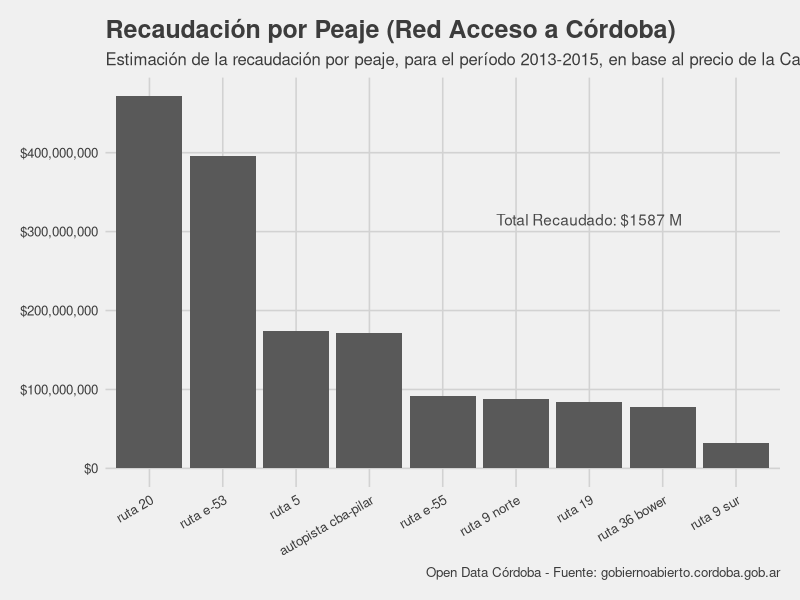
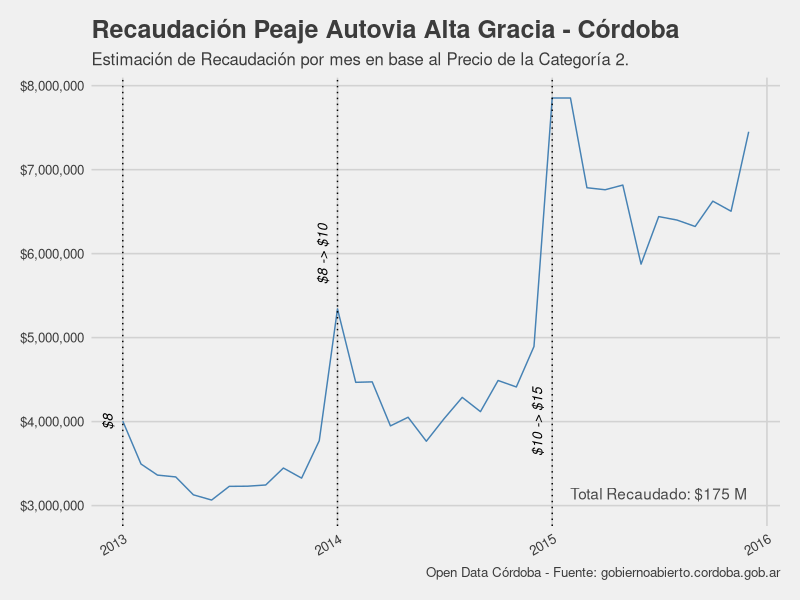
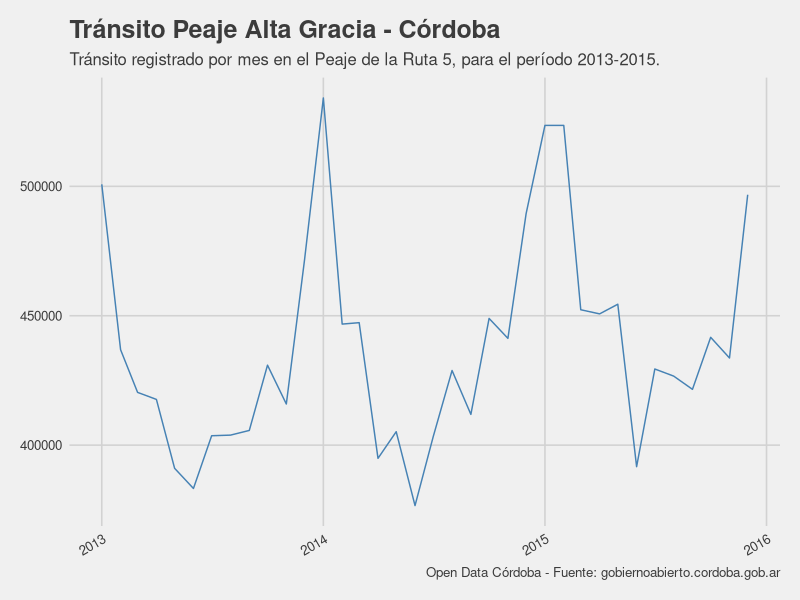

These figures' R source, in order:
## ---- chunk 1
knitr::opts_chunk$set(echo = TRUE, fig.align = 'center', message = FALSE)
library(dplyr)
library(reshape2)
library(lubridate)
library(ggplot2)
library(ggthemes)
library(scales)
## ---- chunk 2
dfPrecio <- read.csv('../../data/recaudacion-peajes-cordoba/precio_peajes.csv',
                     dec=",", stringsAsFactors = FALSE)
dfPrecio$Ruta <- tolower(dfPrecio$Ruta)
colnames(dfPrecio) <- c("ruta", "2013", "2014", "2015", "2016")

dfPeajes <- read.csv('../../data/recaudacion-peajes-cordoba/transito_peajes.csv',
                     dec=",")
colnames(dfPeajes) <- c("fecha", "total", "ruta 20", "ruta 5", "ruta 36 bower",
                        "ruta 9 sur", "autopista cba-pilar", "ruta 19", "ruta 9 norte",
                        "ruta e-53", "ruta e-55")
dfPeajes$fecha <- ymd(dfPeajes$fecha)


dfPeajes <- dfPeajes %>% 
  select(-total) %>% 
  melt(id.vars="fecha") %>%  
  mutate(anio = year(fecha)) %>% 
  rename(ruta=variable)

dfPrecio <- dfPrecio %>% 
  melt() %>% 
  rename(anio=variable)

dfPrecio$anio <- as.numeric(as.character(dfPrecio$anio))
dfPeajes$ruta <- as.character(dfPeajes$ruta)

df <- merge(dfPeajes, dfPrecio, by = c("ruta", "anio"))
colnames(df) <- c("ruta", "anio", "fecha", "cantidad_autos", "precio")
df$recaudacion <- df$cantidad_autos * df$precio
## ---- chunk 3
totalPorPeaje <- df %>% 
  group_by(ruta) %>% 
  summarise(total=sum(recaudacion))

total <- sum(totalPorPeaje$total)

ggplot(totalPorPeaje, aes(x=reorder(ruta, -total), y=total)) +
  geom_bar(stat="identity") + 
  labs(title="Recaudación por Peaje (Red Acceso a Córdoba)",
       subtitle="Estimación de la recaudación por peaje, para el período 2013-2015, en base al precio de la Categoría 2.",
       caption = "Open Data Córdoba - Fuente: gobiernoabierto.cordoba.gob.ar") +
  scale_y_continuous(labels = dollar) +
  theme_fivethirtyeight() +
  theme(axis.text.x = element_text(angle=30, hjust=1, vjust=1))+
  annotate("text", x="ruta 19", y=300000000, vjust=-0.5,
           label=paste0("Total Recaudado: $",paste(round(total / 1e6), "M")),
           family = "sans",
           alpha=.7) 
## ---- chunk 4
knitr::kable(totalPorPeaje %>% arrange(desc(total)))
## ---- chunk 5
total <- df %>% 
  filter(ruta == "ruta 5") %>%  
  summarize(total=sum(recaudacion)) %>% 
  as.numeric()

fecha=c('2013-01-01','2014-01-01','2015-01-01')
label=c('$8', '$8 -> $10', '$10 -> $15')
y = c(4000000,6000000,4000000)
aumentos <- data.frame(fecha=ymd(fecha), label=label, y=y)

ggplot(df[df$ruta=="ruta 5", ], aes(x=fecha)) +
  geom_line(aes(y=recaudacion), color="steelblue") +
  labs(title="Recaudación Peaje Autovia Alta Gracia - Córdoba",
       subtitle="Estimación de Recaudación por mes en base al Precio de la Categoría 2.",
       caption = "Open Data Córdoba - Fuente: gobiernoabierto.cordoba.gob.ar") + theme_fivethirtyeight() +
  theme(axis.text.x = element_text(angle=30, hjust=1, vjust=1)) +
  scale_y_continuous(labels = dollar) +
  geom_vline(xintercept=as.numeric(aumentos$fecha), linetype=3) +
  geom_text(data=aumentos,mapping=aes(x=fecha, y=y, label=label),
            angle=90, vjust=-1, size=3.5, fontface='italic') +
  annotate("text", x=ymd('2015-07-01'), y=3000000, vjust=-0.5,
           label=paste0("Total Recaudado: $",paste(round(total / 1e6), "M")),
           family = "sans",
           alpha=.7) 

## ---- chunk 6
ggplot(df[df$ruta=="ruta 5", ], aes(x=fecha, y=cantidad_autos)) +
  geom_line(color="steelblue") +
  labs(title = "Tránsito Peaje Alta Gracia - Córdoba",
       subtitle = "Tránsito registrado por mes en el Peaje de la Ruta 5, para el período 2013-2015.",
       caption = "Open Data Córdoba - Fuente: gobiernoabierto.cordoba.gob.ar") +
  theme_fivethirtyeight() +
  theme(axis.text.x = element_text(angle=30, hjust=1, vjust=1))
